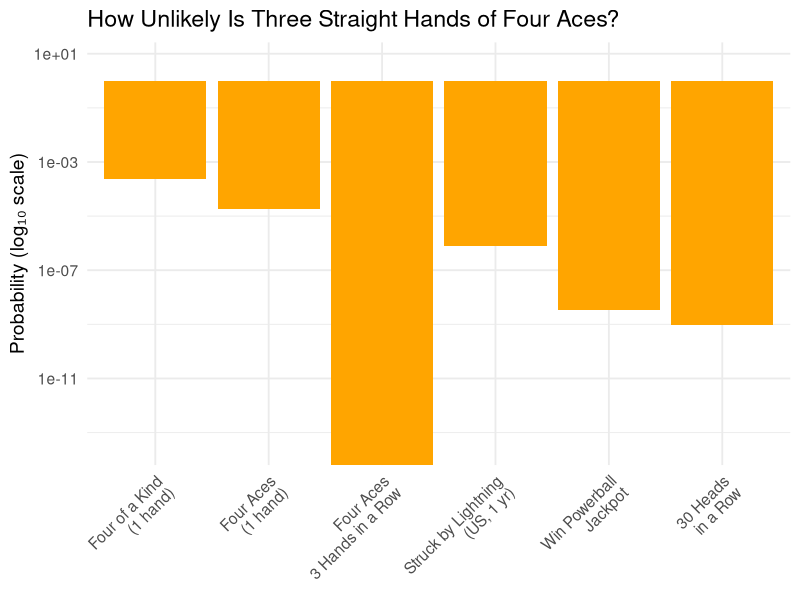

Generate this figure with R:
#!/usr/bin/env Rscript
# four_aces_probabilities.R  –– FIXED (no underscores)

library(ggplot2)
library(scales)        # install.packages("scales")  if needed

# ---- 1.  Probability calculations ----
total_hands           <- choose(52, 5)
prob_four_kind        <- 624 / total_hands              # any four‑of‑a‑kind
prob_four_aces_single <- 48  / total_hands              # exactly four aces
prob_four_aces_triple <- prob_four_aces_single^3        # three in a row

prob_lightning_year    <- 1 / 1222000                   # NOAA estimate
prob_powerball_jackpot <- 1 / 292000000                 # Powerball odds
prob_coin_30_heads     <- 0.5 ^ 30                      # 30 heads

events <- c(
  "Four of a Kind\n(1 hand)",
  "Four Aces\n(1 hand)",
  "Four Aces\n3 Hands in a Row",
  "Struck by Lightning\n(US, 1 yr)",
  "Win Powerball\nJackpot",
  "30 Heads\nin a Row"
)

probs <- c(
  prob_four_kind,
  prob_four_aces_single,
  prob_four_aces_triple,
  prob_lightning_year,
  prob_powerball_jackpot,
  prob_coin_30_heads
)

df <- data.frame(
  event       = factor(events, levels = events),
  probability = probs
)

# ---- 2.  Plot ----
p <- ggplot(df, aes(event, probability)) +
  geom_col(fill = "#FFA500") +
  scale_y_log10(
    labels  = scientific_format(digits = 2),
    expand  = expansion(mult = c(0, 0.1))
  ) +
  labs(
    title = "How Unlikely Is Three Straight Hands of Four Aces?",
    y     = "Probability (log₁₀ scale)",
    x     = NULL
  ) +
  theme_minimal(base_size = 14) +
  theme(axis.text.x = element_text(angle = 45, hjust = 1))

# ---- 3.  Save & (optionally) display ----
ggsave("four_aces_probabilities.png", p, width = 8, height = 6, dpi = 300)
if (interactive()) print(p)

